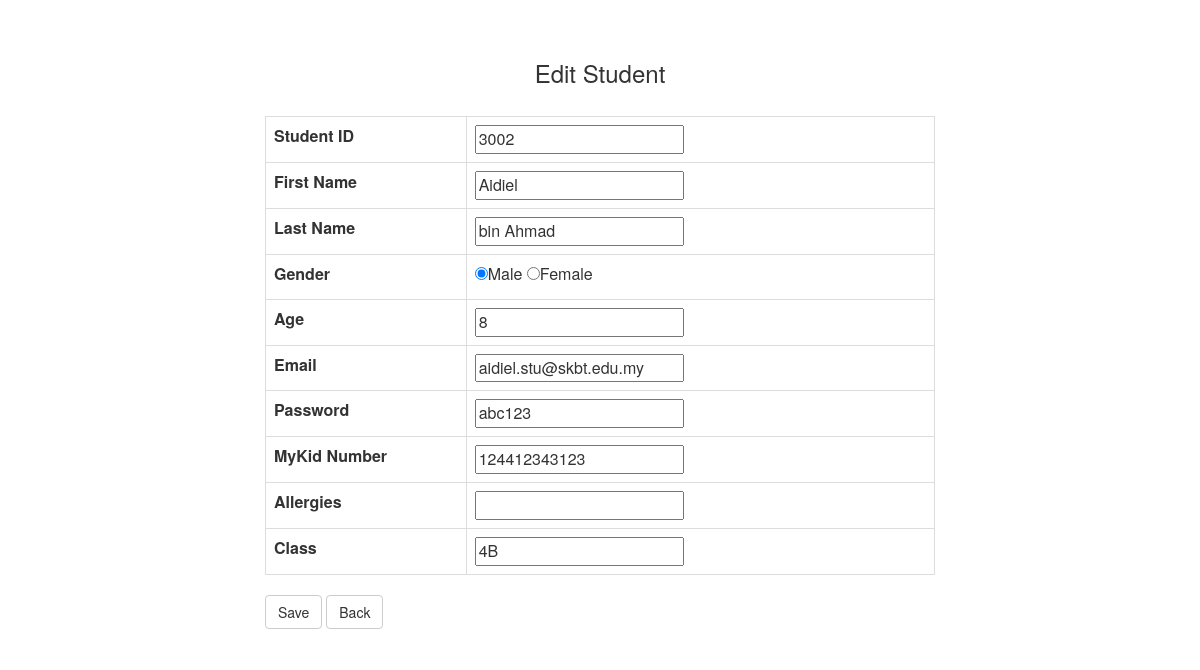
Screenshot of /edit.php (signed in) with the database file from the repository.
### tables this page shows
CREATE TABLE `student` (
  `StudID` int(10) NOT NULL,
  `StudFName` varchar(50) NOT NULL,
  `StudLName` varchar(50) NOT NULL,
  `StudGender` char(1) NOT NULL,
  `StudAge` int(2) NOT NULL,
  `StudEmail` varchar(30) NOT NULL,
  `StudPass` varchar(20) NOT NULL,
  `StudMyKid` varchar(12) NOT NULL,
  `StudAllergies` varchar(100) DEFAULT NULL,
  `GuardID` int(12) NOT NULL,
  `ClassID` char(2) NOT NULL
);

### edit.php (the view, shortened to what this page needs)
<?php
	$connect = mysqli_connect("localhost", "root", "", "group11_db");
	$query = "SELECT * FROM student WHERE StudID  = '".$_SESSION['stud_id']."'" ;
	$result = mysqli_query($connect, $query);
	$row = mysqli_fetch_array($result);
	$StudID = $row[0];
	$StudFName = $row[1];
	$StudLName = $row[2];
	$StudGender = $row[3];
	$StudAge = $row[4];
	$StudEmail = $row[5];
	$StudPass = $row[6];
	$StudMyKid = $row[7];
	$StudAllergies = $row[8];
	$ClassID = $row[10];
 ?>
<html>
<head>
	<link rel="stylesheet" href="https://maxcdn.bootstrapcdn.com/bootstrap/3.3.6/css/bootstrap.min.css" />
</head>
<body>
	<br /><br />
	<div class="container" style="width:700px;">
		<h3 align="center"> Edit Student </h3>
		<br />
		<div class="table-responsive">
			<form role="form" method="post" id = "mainForm" action="">
				<table class="table table-bordered">
					<tr>
						 <td width="30%"><label>Student ID</label></td>
						 <td width="70%"><input type="text" name="StudID" class="studreg" value=<?php echo $StudID;?> readonly></td>
					</tr>
					<tr>
						 <td width="30%"><label>First Name</label></td>
						 <td width="70%"><input type="text" name="StudFName" class="studreg" value="<?php echo $StudFName;?>"></td>
					</tr>
					<tr>
						 <td width="30%"><label>Last Name</label></td>
						 <td width="70%"><input type="text" name="StudLName" class="studreg" value="<?php echo $StudLName;?>"></td>
					</tr>
					<tr>
						 <td width="30%"><label>Gender</label></td>
						 <td width="70%"><input type="radio" name="StudGender" value="Male" <?php if($StudGender == 'M') { echo "checked"; } ?>>Male
										 <input type="radio" name="StudGender" value="Female" <?php if($StudGender == 'F') { echo "checked"; } ?>/>Female</td>
					</tr>
					<tr>
						 <td width="30%"><label>Age</label></td>
						 <td width="70%"><input type="text" name="StudAge" class="studreg" value=<?php echo $StudAge;?>></td>
					</tr>
					<tr>
						 <td width="30%"><label>Email</label></td>
						 <td width="70%"><input type="text" name="StudEmail" class="studreg" value="<?php echo $StudEmail;?>"></td>
					</tr>
					<tr>
						 <td width="30%"><label>Password</label></td>
						 <td width="70%"><input type="text" name="StudPass" class="studreg" value="<?php echo $StudPass;?>"></td>
					</tr>
					<tr>
						 <td width="30%"><label>MyKid Number</label></td>
						 <td width="70%"><input type="text" name="StudMyKid" class="studreg" value="<?php echo $StudMyKid;?>"></td>
					</tr>
					<tr>
						 <td width="30%"><label>Allergies</label></td>
						 <td width="70%"><input type="text" name="StudAllergies" class="studreg" value="<?php echo $StudAllergies;?>"></td>
					</tr>
					<tr>
						 <td width="30%"><label>Class</label></td>
						 <td width="70%"><input type="text" name="ClassID" class="studreg" value="<?php echo $ClassID;?>" readonly></td>
					</tr>
				</table>
				<input type="submit" class="btn btn-default" value="Save"/>
				<button type="button" class="btn btn-default" onclick="window.location='GDviewStudent.php';" >Back</button>
			</form>
		</div>
	</div>
</body>

### rows the page displays
student: StudID "3002", StudFName "Aidiel", StudLName "bin Ahmad", StudGender "☑", StudAge "8", StudEmail "aidiel.stu@skbt.edu.my", StudPass "abc123", StudMyKid "124412343123", ClassID "4B"
